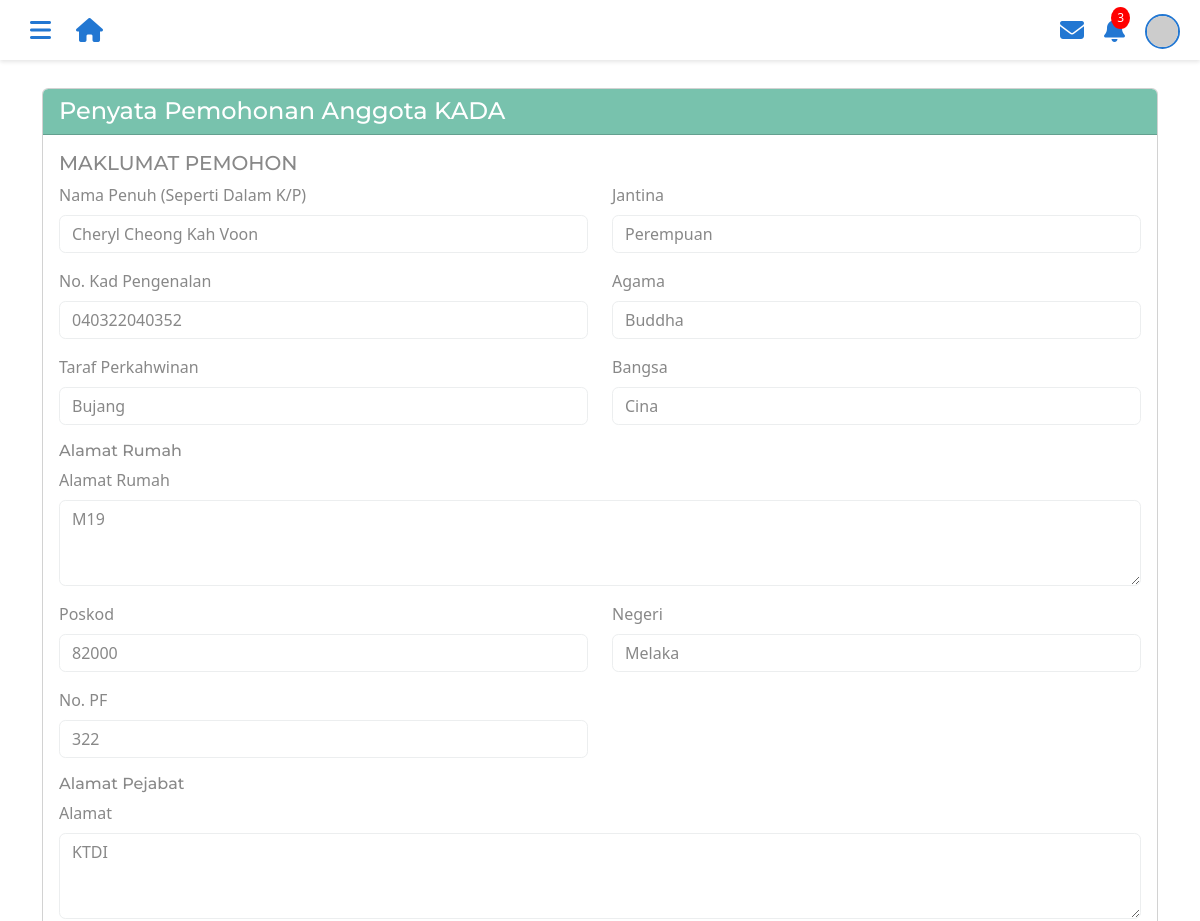
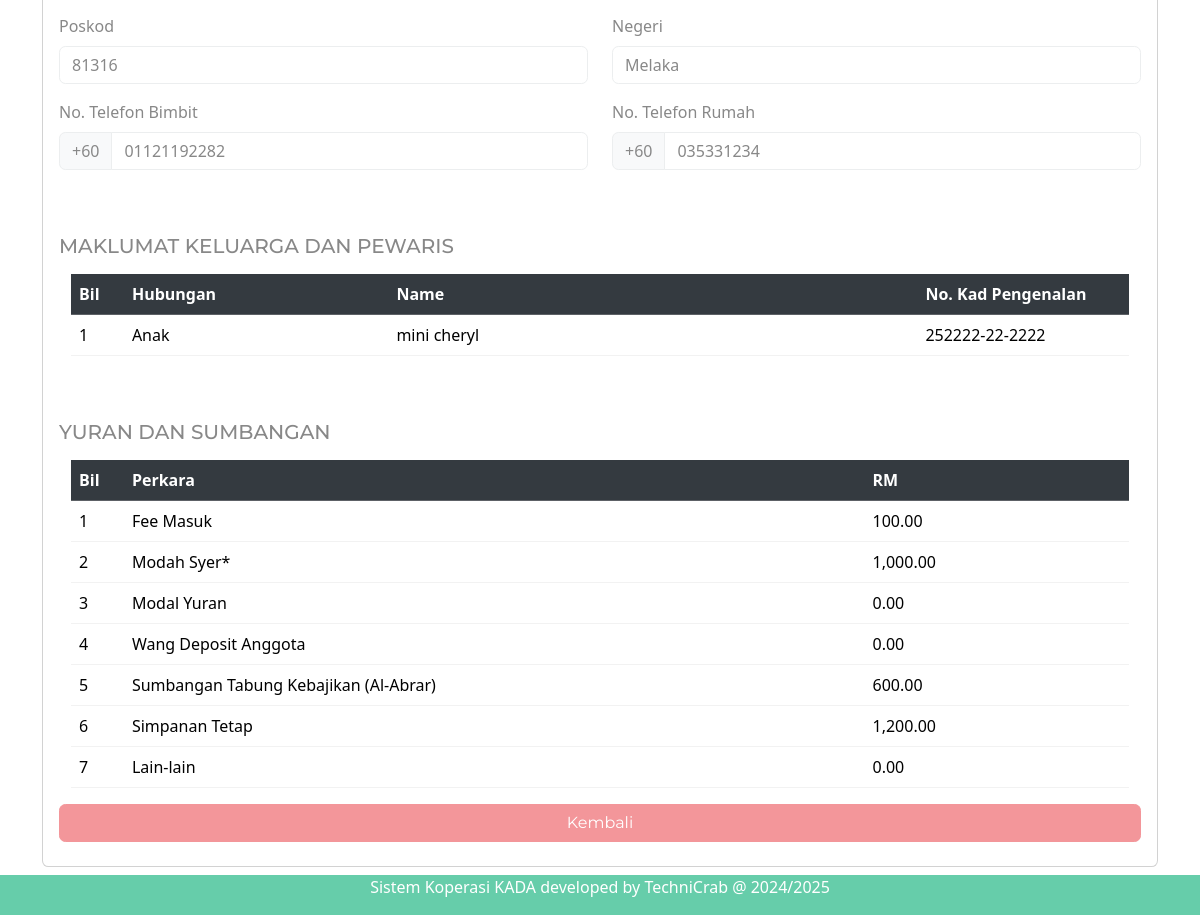
Screenshot of /penyatapermohonananggota.php?id=322 with the database file from the repository (2 pictures, top to bottom).
### tables this page shows
CREATE TABLE `tb_member` (
  `employeeID` int(4) NOT NULL,
  `memberName` varchar(255) NOT NULL,
  `email` varchar(255) DEFAULT NULL COMMENT 'Email address',
  `ic` varchar(20) NOT NULL,
  `maritalStatus` varchar(20) NOT NULL,
  `sex` varchar(10) DEFAULT NULL,
  `religion` varchar(50) DEFAULT NULL,
  `nation` varchar(50) DEFAULT NULL,
  `no_pf` varchar(50) DEFAULT NULL,
  `position` varchar(100) DEFAULT NULL COMMENT 'Job position',
  `phoneNumber` varchar(20) DEFAULT NULL COMMENT 'Primary contact number',
  `phoneHome` varchar(20) DEFAULT NULL COMMENT 'Home contact number',
  `monthlySalary` decimal(10,2) DEFAULT NULL COMMENT 'Monthly salary amount',
  `created_at` timestamp NOT NULL DEFAULT current_timestamp(),
  `updated_at` timestamp NOT NULL DEFAULT current_timestamp() ON UPDATE current_timestamp()
);

CREATE TABLE `tb_memberregistration_familymemberinfo` (
  `employeeID` int(4) NOT NULL,
  `relationship` varchar(50) NOT NULL,
  `name` varchar(100) NOT NULL,
  `icFamilyMember` varchar(20) NOT NULL
);

### penyatapermohonananggota.php (the view, shortened to what this page needs)
<?php
include "headeradmin.php";
include "footer.php";
include "dbconnect.php";
$employeeID = null;
if (isset($_GET['id'])) {
    $employeeID = filter_var($_GET['id'], FILTER_VALIDATE_INT);
} elseif (isset($_GET['ID'])) {
    $employeeID = filter_var($_GET['ID'], FILTER_VALIDATE_INT);
}
if ($employeeID) {
    try {
        $query = "SELECT
            m.*,
            COALESCE(mha.homeAddress, '') as homeAddress,
            COALESCE(mha.homePostcode, '') as homePostcode,
            COALESCE(mha.homeState, '') as homeState,
            COALESCE(moa.officeAddress, '') as officeAddress,
            COALESCE(moa.officePostcode, '') as officePostcode,
            COALESCE(moa.officeState, '') as officeState,
            COALESCE(mfc.entryFee, 0) as entryFee,
            COALESCE(mfc.modalShare, 0) as modalShare,
            COALESCE(mfc.feeCapital, 0) as feeCapital,
            COALESCE(mfc.deposit, 0) as deposit,
            COALESCE(mfc.contribution, 0) as contribution,
            COALESCE(mfc.fixedDeposit, 0) as fixedDeposit,
            COALESCE(mfc.others, 0) as others
        FROM tb_member m
        LEFT JOIN tb_member_homeaddress mha ON m.employeeID = mha.employeeID
        LEFT JOIN tb_member_officeaddress moa ON m.employeeID = moa.employeeID
        LEFT JOIN tb_memberregistration_feesandcontribution mfc ON m.employeeID = mfc.employeeID
        WHERE m.employeeID = ?";
        $stmt = $conn->prepare($query);
        $stmt->bind_param("i", $employeeID);
        if (!$stmt->execute()) {
            throw new Exception("Execute failed: " . $stmt->error);
        }
        $result = $stmt->get_result();
        $memberData = $result->fetch_assoc();
        $familyQuery = "SELECT * FROM tb_memberregistration_familymemberinfo
                       WHERE employeeID = ?";
        $stmt = $conn->prepare($familyQuery);
        $stmt->bind_param("i", $employeeID);
        $stmt->execute();
        $familyResult = $stmt->get_result();
        $familyMembers = $familyResult->fetch_all(MYSQLI_ASSOC);
    } catch (Exception $e) {
        echo "<div class='alert alert-danger'>Error: " . htmlspecialchars($e->getMessage()) . "</div>";
        exit;
    }
} else {
    echo "<div class='alert alert-danger'>Invalid employee ID provided</div>";
    exit;
}
?>
<div class="container mt-3">
    <div class="card">
        <div class="card-header bg-primary text-white">
            <h4 class="mb-0">Penyata Pemohonan Anggota KADA</h4>
        </div>
        <div class="card-body">
            <form id="loanForm" action="#" method="POST" enctype="multipart/form-data">
                <h5>MAKLUMAT PEMOHON</h5>
                <div class="row mb-3">
                    <div class="col-md-6">
                        <label for="nama" class="form-label">Nama Penuh (Seperti Dalam K/P)</label>
                        <input type="text" class="form-control" id="nama" name="memberName"
                            value="<?php echo isset($memberData['memberName']) ? htmlspecialchars($memberData['memberName']) : ''; ?>" readonly>
                    </div>
                    <div class="col-md-6">
						<label for="jantina" class="form-label">Jantina</label>
                        <input type="text" class="form-control" id="jantina" name="sex"
                	         value="<?php echo isset($memberData['sex']) ? htmlspecialchars($memberData['sex']) : ''; ?>" readonly>
                    </div>
                   </div>
                <div class="row mb-3">
                    <div class="col-md-6">
						<label for="ic" class="form-label">No. Kad Pengenalan</label>
                	    <input type="text" class="form-control" id="ic" name="ic"
                               value="<?php echo isset($memberData['ic']) ? htmlspecialchars($memberData['ic']) : ''; ?>" readonly>
                    </div>
                    <div class="col-md-6">
                        <label for="agama" class="form-label">Agama</label>
                        <input type="text" class="form-control" id="agama" name="religion"
                              value="<?php echo isset($memberData['religion']) ? htmlspecialchars($memberData['religion']) : ''; ?>" readonly>
                    </div>
                </div>
				<div class="row mb-3">
                    <div class="col-md-6">
						<label for="ic" class="form-label">Taraf Perkahwinan</label>
            	        <input type="text" class="form-control" id="ic" name="ic"
                               value="<?php echo isset($memberData['maritalStatus']) ? htmlspecialchars($memberData['maritalStatus']) : ''; ?>" readonly>
                    </div>
                    <div class="col-md-6">
                        <label for="agama" class="form-label">Bangsa</label>
                        <input type="text" class="form-control" id="agama" name="religion"
                               value="<?php echo isset($memberData['nation']) ? htmlspecialchars($memberData['nation']) : ''; ?>" readonly>
                    </div>
                </div>
                <h6>Alamat Rumah</h6>
                <div class="row mb-3">
                    <div class="col-md-12">
                        <label for="alamat" class="form-label">Alamat Rumah</label>
                        <textarea class="form-control" id="alamat" name="homeAddress" rows="3" readonly><?php echo isset($memberData['homeAddress']) ? htmlspecialchars($memberData['homeAddress']) : ''; ?></textarea>
                    </div>
                </div>
                <div class="row mb-3">
                    <div class="col-md-6">
                        <label for="poskod" class="form-label">Poskod</label>
                        <input type="text" class="form-control" id="poskod" name="homePostcode"
                              value="<?php echo isset($memberData['homePostcode']) ? htmlspecialchars($memberData['homePostcode']) : ''; ?>" readonly>
                    </div>
                    <div class="col-md-6">
                        <label for="negeri" class="form-label">Negeri</label>
                        <input type="text" class="form-control" id="negeri" name="homeState"
                             value="<?php echo isset($memberData['homeState']) ? htmlspecialchars($memberData['homeState']) : ''; ?>" readonly>
                    </div>
                </div>
				<div class="row mb-3">
                    <div class="col-md-6">
						<label for="ic" class="form-label">No. PF</label>
                	    <input type="text" class="form-control" id="ic" name="ic"
                               value="<?php echo isset($memberData['no_pf']) ? htmlspecialchars($memberData['no_pf']) : ''; ?>" readonly>
                    </div>
                </div>
                <h6>Alamat Pejabat</h6>
                <div class="row mb-3">
                    <div class="col-md-12">
                        <label for="officeAddress" class="form-label">Alamat</label>
                        <textarea class="form-control" id="officeAddress" name="officeAddress" rows="3" readonly><?php echo isset($memberData['officeAddress']) ? htmlspecialchars($memberData['officeAddress']) : ''; ?></textarea>
                    </div>
                </div>
                <div class="row mb-3">
                    <div class="col-md-6">
                        <label for="officePostcode" class="form-label">Poskod</label>
                        <input type="text" class="form-control" id="officePostcode" name="officePostcode"
                                value="<?php echo isset($memberData['officePostcode']) ? htmlspecialchars($memberData['officePostcode']) : ''; ?>" readonly>
                    </div>
                    <div class="col-md-6">
                        <label for="officeState" class="form-label">Negeri</label>
                        <input type="text" class="form-control" id="officeState" name="officeState"
                              value="<?php echo isset($memberData['officeState']) ? htmlspecialchars($memberData['officeState']) : ''; ?>" readonly>
                    </div>
                </div>
                <div class="row mb-3">
                    <div class="col-md-6">
                        <label for="officeTel" class="form-label">No. Telefon Bimbit</label>
                            <div class="input-group">
                                <span class="input-group-text">+60</span>
                                <input type="text" class="form-control" id="tel" name="tel"
                                    value="<?php echo isset($memberData['phoneNumber']) ? htmlspecialchars($memberData['phoneNumber']) : ''; ?>" readonly>
                            </div>
                    </div>
					<div class="col-md-6">
                        <label for="officeTel" class="form-label">No. Telefon Rumah</label>
                            <div class="input-group">
                                <span class="input-group-text">+60</span>
                                <input type="text" class="form-control" id="officeTel" name="officeTel"
                                    value="<?php echo isset($memberData['phoneHome']) ? htmlspecialchars($memberData['phoneHome']) : ''; ?>" readonly>
                            </div>
                    </div>
                </div>
				<br><br>
                <h5>MAKLUMAT KELUARGA DAN PEWARIS</h5>
				<div class="container mt-3">
					<table class="table">
						<thead class="table-dark">
							<tr>
							<th style="width: 5%">Bil</th>
							<th style="width: 25%">Hubungan</th>
							<th style="width: 50%">Name</th>
							<th style="width: 20%">No. Kad Pengenalan</th>
							</tr>
						</thead>
						<tbody>
							<?php
							if (isset($familyMembers) && !empty($familyMembers)) {
								$counter = 1;
								foreach ($familyMembers as $family) {
									echo "<tr>";
									echo "<td>" . $counter++ . "</td>";
									echo "<td>" . htmlspecialchars($family['relationship']) . "</td>";
									echo "<td>" . htmlspecialchars($family['name']) . "</td>";
									echo "<td>" . htmlspecialchars($family['icFamilyMember']) . "</td>";
									echo "</tr>";
								}
							} else {
								echo "<tr><td colspan='4' class='text-center'>No family members found</td></tr>";
							}
							?>
						</tbody>
					</table>
				</div>
				<br><br>
                <h5>YURAN DAN SUMBANGAN</h5>
				<div class="container mt-3">
					<table class="table">
						<thead class="table-dark">
							<tr>
							<th style="width: 5%">Bil</th>
							<th style="width: 70%">Perkara</th>
							<th style="width: 25%">RM</th>
							</tr>
						</thead>
						<tbody>
							<tr>
								<td>1</td>
								<td>Fee Masuk</td>
								<td><?php echo isset($memberData['entryFee']) ? number_format($memberData['entryFee'], 2) : '0.00'; ?></td>
							</tr>
							<tr>
								<td>2</td>
								<td>Modah Syer*</td>
								<td><?php echo isset($memberData['modalShare']) ? number_format($memberData['modalShare'], 2) : '0.00'; ?></td>
							</tr>
							<tr>
								<td>3</td>
								<td>Modal Yuran</td>
								<td><?php echo isset($memberData['feeCapital']) ? number_format($memberData['feeCapital'], 2) : '0.00'; ?></td>
							</tr>
							<tr>
								<td>4</td>
								<td>Wang Deposit Anggota</td>
								<td><?php echo isset($memberData['deposit']) ? number_format($memberData['deposit'], 2) : '0.00'; ?></td>
							</tr>
							<tr>
								<td>5</td>
								<td>Sumbangan Tabung Kebajikan (Al-Abrar)</td>
								<td><?php echo isset($memberData['contribution']) ? number_format($memberData['contribution'], 2) : '0.00'; ?></td>
							</tr>
							<tr>
								<td>6</td>
								<td>Simpanan Tetap</td>
								<td><?php echo isset($memberData['fixedDeposit']) ? number_format($memberData['fixedDeposit'], 2) : '0.00'; ?></td>
							</tr>
							<tr>
								<td>7</td>
								<td>Lain-lain</td>
								<td><?php echo isset($memberData['others']) ? number_format($memberData['others'], 2) : '0.00'; ?></td>
							</tr>
						</tbody>
					</table>
				</div>
				<div class="d-grid gap-2">
                    <button type="button" class="btn btn-secondary prev-step mb-2" onclick="window.location.href='senaraiPermohonanAhli.php'">Kembali</button>
                </div>
            </form>
        </div>
    </div>
</div>

### headeradmin.php (style rules this page uses)
body { transition: all 0.3s ease-in-out; }

### rows the page displays
tb_member: memberName "Cheryl Cheong Kah Voon", sex "Perempuan", ic "040322040352", religion "Buddha", ic "Bujang", religion "Cina", ic "322", tel "01121192282", officeTel "035331234"
tb_memberregistration_familymemberinfo: relationship "Anak", name "mini cheryl", icFamilyMember "252222-22-2222"

### other values shown
$memberData['entryFee'] "100.00"
$memberData['modalShare'] "1,000.00"
$memberData['feeCapital'] "0.00"
$memberData['deposit'] "0.00"
$memberData['contribution'] "600.00"
$memberData['fixedDeposit'] "1,200.00"
$memberData['others'] "0.00"
